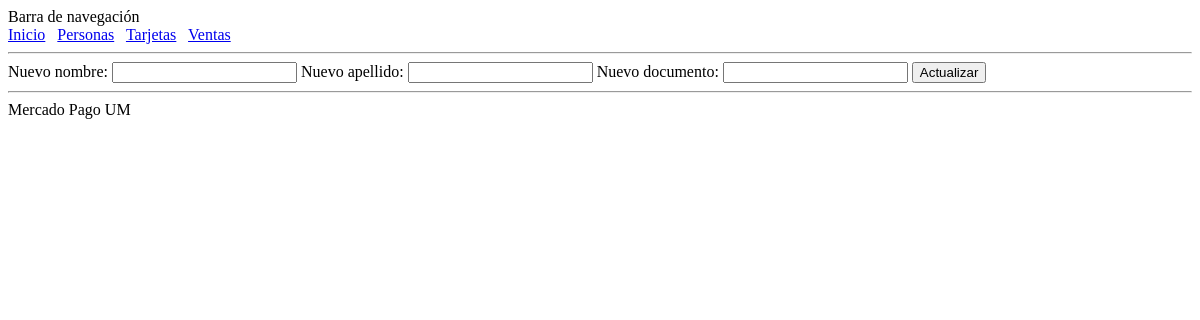
/persona/update?id=1, run on an earlier commit of the app's database.
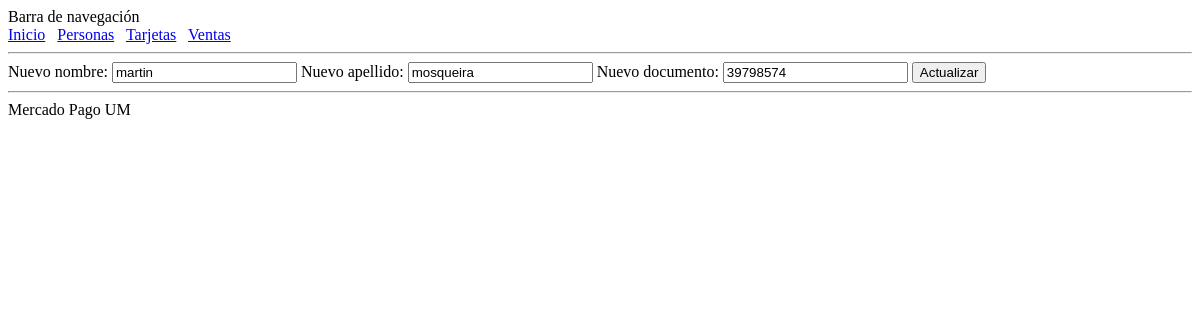
And on a later commit of the database.
### aplicacion_demo/modelos.py (models this page shows, shortened)
class Persona(db.Model):
    __tablename__ = 'persona'
    id = db.Column(db.Integer,
                   primary_key=True)
    nombre = db.Column(db.String(64),
                       index=False,
                       unique=False,
                       nullable=False)
    apellido = db.Column(db.String(80),
                         index=False,
                         unique=False,
                         nullable=False)
    documento = db.Column(db.String(80),
                         index=False,
                         unique=False,
                         nullable=False)
    tarjetas = relationship("Tarjeta", secondary='tarjetapersona')
    ventas = relationship("Venta", secondary='ventaspersona')
    @classmethod
    def find_by_id(cls, id):
        return cls.query.filter_by(id=id).first()

### aplicacion_demo/rutas_persona.py (the view)
@app.route('/persona/update', methods=['GET', 'POST'])
def update():
    persona_id = int(request.args['id'])
    persona = Persona.find_by_id(persona_id)
    if request.method == 'POST':
        persona.nombre = request.form.get('nombre')
        persona.apellido = request.form.get('apellido')
        persona.documento = request.form.get('documento')
        db.session.commit()
        return redirect('/persona')
    else:
        return render_template('/persona/update.html', persona=persona)

### templates/persona/update.html
{% extends 'estructura.html' %}
{% block contenido %}
    <form method="POST" action="/persona/update?id={{persona.id}}" enctype='multipart/form-data'>
        Nuevo nombre: <input type="text" name="nombre" value="{{persona.nombre}}">
        Nuevo apellido: <input type="text" name="apellido" value="{{persona.apellido}}">
        Nuevo documento: <input type="text" name="documento" value="{{persona.documento}}">
      <input type="submit" value="Actualizar">
    </form>
{% endblock %}

What changed in the data, as far as the page shows it:
added Persona: nombre "martin", apellido "mosqueira", documento "39798574"
